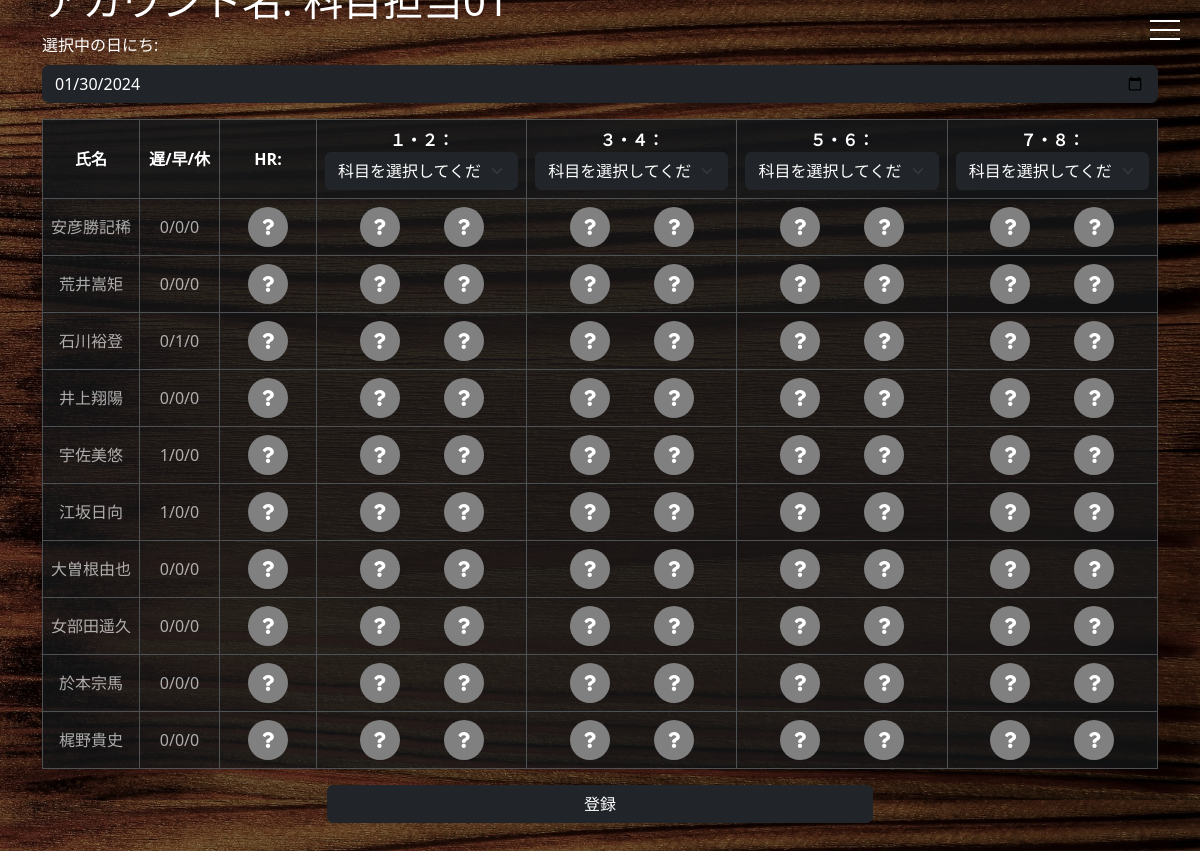
Page /atbook/attenddef/ (signed in) on the committed database.
### mylogin/models.py (models this page shows, shortened)
class User(AbstractBaseUser, PermissionsMixin):
    Subject = models.ManyToManyField(Subject, verbose_name=_('科目'), blank=True, related_name='related_Subject')
    uuid = models.UUIDField(default=uuid_lib.uuid4,
                            primary_key=True, editable=False)
    username_validator = UnicodeUsernameValidator()
    username = models.CharField(
        _('username'),
        max_length=150,
        unique=True,
        help_text=_(
            'Required. 150 characters or fewer. Letters, digits and @/./+/-/_ only.'),
        validators=[username_validator],
        error_messages={
            'unique': _("A user with that username already exists."),
        },
    )
    full_name = models.CharField(_('氏名'), max_length=150, blank=True)
    email = models.EmailField(_('email address'), blank=True)
    departments = models.ManyToManyField(
        Department,
        verbose_name=_('所属'),
        blank=True,
        help_text=_('Specific Departments for this user.'),
        related_name="user_set",
        related_query_name="user",
    )
    is_staff = models.BooleanField(
        _('staff status'),
        default=False,
        help_text=_(
            'Designates whether the user can log into this admin site.'),
    )
    is_active = models.BooleanField(
        _('active'),
        default=True,
        help_text=_(
            'Designates whether this user should be treated as active. '
            'Unselect this instead of deleting accounts.'
        ),
    )
    date_joined = models.DateTimeField(_('date joined'), default=timezone.now)
    objects = UserManager()
    EMAIL_FIELD = 'email'
    USERNAME_FIELD = 'username'
    REQUIRED_FIELDS = ['email', ]
    accidental_absence = models.IntegerField(null=True,blank=True,default=0)
    class_absence = models.IntegerField(null=True,blank=True,default=0)
    sick_absence = models.IntegerField(null=True,blank=True,default=0)
    leaving_early = models.IntegerField(null=True,blank=True,default=0)
    tardiness = models.IntegerField(null=True,blank=True,default=0)
    class Meta:
        verbose_name = _('user')
        verbose_name_plural = _('users')

### ATbook/views.py (the view, shortened to what this page needs)
# urls.py: path('attenddef/', Attend_def, name='Attenddef'),
@user_passes_test(lambda u: u.groups.filter(name__in=['HomeroomTeacher', 'SubjectTeacher']).exists(), login_url='')
def Attend_def(request):
    students = []
    many_date = []
    dict_attend = {}
    user = request.user
    success_message = request.session.get('message')
    request.session['message'] = None
    subjects = user.Subject.all()
    test1 = Subject.objects.get(pk=1)
    selected_subjects = test1.related_Subject.all()
    print(selected_subjects)
    teacher = user.full_name
    selected_subject = {}
    submit_teacher = {}
    selected_date = None
    dates = AttendanceInfo.objects.values_list('date', flat=True).distinct()
    many_date = [date.strftime("%Y-%m-%d") for date in dates]
    today_date = date.today().strftime("%Y-%m-%d")
    if today_date not in many_date:
        many_date.append(today_date)
    messeage = None
    selected_date = request.session.get("selected_date")
    if request.session.get("selected_date") == None:
        selected_date = today_date
    request.session["selected_date"] = today_date
    selected_department = 'CS'
    selected_department = Department.objects.get(name=selected_department)
    dict_attend = {}
    students = User.objects.filter(
        departments__name=selected_department, groups__name='Student').order_by('username')
    full_names = [student.full_name for student in students]
    time_hours = Hour.objects.all()
    time_hour_name = [time_hour.hour for time_hour in time_hours]
    if request.method == "POST" or request.method == 'GET':
        if request.method == "POST":
            success_message = None
        many_date = [date.strftime("%Y-%m-%d") for date in dates]
        today_date = date.today().strftime("%Y-%m-%d")
        if today_date not in many_date:
            many_date.append(today_date)
        selected_department = 'CS'
        selected_department = Department.objects.get(name=selected_department)
        dict_attend = {}
        if 'date-select' in request.POST or request.method == 'GET':
            if request.POST.get('date-select') == "" and request.method != 'GET':
                selected_subject = None
                students = None
            else:
                if request.method != 'GET':
                    selected_date = request.POST.get('date-select')
                attendance_info = AttendanceInfo.objects.filter(
                    date=selected_date, student__departments=selected_department).order_by('time')
                students = User.objects.filter(
                    departments__name=selected_department, groups__name='Student').order_by('username')
                time_data = Hour.objects.all()  # Hourモデルから時間データを取得
                user_subjects = user.Subject.all()
                uniqe_subject = []
                for data in user_subjects:
                    uniqe_subject.append(data.subject)
                print(uniqe_subject)
                for student in students:
                    if student.full_name not in dict_attend:
                        dict_attend[student.full_name] = {}
                        total_late = 0
                        total_leave = 0
                        total_absent = 0
                        total_present = 0
                    totals = Total.objects.filter(student=student)
                    dict_attend[student.full_name]["total"] = "0/0/0"
                    for total in totals:
                        total_late += total.late
                        total_leave += total.leave
                        total_absent += total.absent
                        total_present += total.present
                    dict_attend[student.full_name]["total"] = f"{total_late}/{total_leave}/{total_absent}"
                    for times in time_data:
                        if times.hour not in dict_attend[student.full_name]:
                            dict_attend[student.full_name][times.hour] = {
                                'first_half': [], 'latter_half': [], 'subject_flag':[]}
                print(dict_attend)
                print(selected_subject)
                print(subjects)
    menu_items = [
        {'name': '科目ごとの集計', 'url': reverse('ATbook:Teacherslist')},
        {'name': '出欠登録', 'url': reverse('ATbook:Attenddef')},
        {'name': 'ログアウト', 'url': reverse('loginapp:logout')},
    ]
    if user.is_staff:
        menu_items.insert(2, {'name': '管理者', 'url': reverse('admin:index')})
    if user.groups.filter(name='HomeroomTeacher').exists():
        menu_items.insert(1, {'name': '遅/早/休の集計', 'url': reverse('ATbook:Teacherslist2')})
    context = {
        'hour': time_hour_name,
        'dates': many_date,
        'attend': dict_attend,
        'students': full_names,
        'subjects': subjects,
        'teacher': teacher,
        'selected_subject': selected_subject,
        'selected_date': selected_date,
        'submit_teacher': submit_teacher,
        'menu_items': menu_items,
        'success_message': success_message,
    }
    return render(request, 'Attenddef.html', context)

### mylogin/models.py (called while the page is built)
    def __str__(self):
        return self.name

    def __str__(self):
        return self.subject

### ATbook/templates/Attenddef.html (shortened to what this page needs)
{% extends "base.html" %}
{% load django_bootstrap5 %}
{% load static %}
    {% block content %}
      <link rel="stylesheet"
            href="https://cdnjs.cloudflare.com/ajax/libs/font-awesome/5.15.3/css/all.min.css">
      <section class="intro">
        <div class="gradient-custom-2 h-100">
          <div class="mask d-flex align-items-center h-100">
            <div class="container">
              <div class="row justify-content-center">
                <div class="col-12">
                  <h1 style="color: white;">アカウント名: {{ teacher }}</h1>
                  <form method="POST" id="date-form">
                    <div class="mb-3">
                      <label for="date-select" class="form-label" style="color: white;">選択中の日にち:</label>
                      <input type="date"
                             class="form-control bg-dark text-white border-dark"
                             id="date-select"
                             name="date-select"
                             {% if selected_date %}value="{{ selected_date }}"{% endif %}>
                    </div>
                  </form>
                  <div class="table-responsive table-container">
                    <table id="student-table" class="table table-dark table-bordered mb-0">
                      <thead>
                        <tr>
                          <th scope="col">氏名</th>
                          <th scope="col">遅/早/休</th>
                          <th scope="col">HR:{{ submit_teacher.HR }}</th>
                          <th scope="col">
                            {% if selected_subject.First.selected_flag != False %}
                            １・２：{{ submit_teacher.First }}
                            <select class="form-select bg-dark text-white border-dark"
                                    id="subject-select-First"
                                    name="subject-select-First">
                              <option value="">科目を選択してください</option>
                            </select>
                            {% endif %}
                          </th>
                          <th scope="col">
                            {% if selected_subject.Second.selected_flag != False %}
                            ３・４：{{ submit_teacher.Second }}
                            <select class="form-select bg-dark text-white border-dark"
                                    id="subject-select-Second"
                                    name="subject-select-Second">
                              <option value="">科目を選択してください</option>
                            </select>
                            {% endif %}
                          </th>
                          <th scope="col">
                            {% if selected_subject.Third.selected_flag != False %}
                            ５・６：{{ submit_teacher.Third }}
                            <select class="form-select bg-dark text-white border-dark"
                                    id="subject-select-Third"
                                    name="subject-select-Third">
                              <option value="">科目を選択してください</option>
                            </select>
                            {% endif %}
                          </th>
                          <th scope="col">
                            {% if selected_subject.Forth.selected_flag != False %}
                            ７・８：{{ submit_teacher.Forth }}
                            <select class="form-select bg-dark text-white border-dark"
                                    id="subject-select-Forth"
                                    name="subject-select-Forth">
                              <option value="">科目を選択してください</option>
                            </select>
                            {% endif %}
                          </th>
                        </tr>
                      </thead>
                      <tbody>
                        {% for student_name, student_data in attend.items %}
                          <tr>
                            <td>{{ student_name }}</td>
                            {% for period, time_data in student_data.items %}
                            <td>
                              {% if period != "total" %}
                              {% if time_data.subject_flag != False %}
                                <div class="">
                                  <button class="button"
                                          id="button_{{ student_name }}_{{ period }}_first"
                                          name="button_{{ student_name }}_{{ period }}_first"
                                          data-state="3">
                                  </button>
                                  {% if period != "HR" %}
                                    <button class="button"
                                            id="button_{{ student_name }}_{{ period }}_latter"
                                            name="button_{{ student_name }}_{{ period }}_latter"
                                            data-state="3">
                                    </button>
                                  {% endif %}
                                </div>
                              {% endif %}
                              {% else %}
                                {{ time_data }}
                              {% endif %}
                            </td>
                            {% endfor %}
                          </tr>
                        {% endfor %}
                      </tbody>
                    </table>
                  </div>
                </div>
              </div>
              <form method="POST" id="attendance-form">
                <div class="row justify-content-center mt-3">
                  <div class="col-6">
                    <button type="submit"
                            id="submit-btn"
                            class="btn btn-primary w-100"
                            name="submit">登録</button>
                  </div>
                </div>
              </form>
            </div>
          </div>
        </div>
      </section>
    {% endblock %}

### ATbook/templates/base.html (style rules this page uses)
html, body, .intro { height: 100%; }
body, .gradient-custom-2 { background-image: linear-gradient(rgba(0,0,0,0.4),rgba(0,0,0,0.4)),url("/static/img/grain.jpeg"); background-size: cover; }
.table-container { width: 100%; overflow-x: auto; max-height: 650px; overflow-y: auto; }
.table-container table { color: #ffffff; width: 100%; }
.table-container thead th, .table-container tbody th { color: #ffffff; background-color: rgba(20,23,25,0.9); white-space: nowrap; overflow: hidden; text-overflow: ellipsis; min-width: 80px; max-width: 700px; text-align: center; vertical-align: middle; }
.table-container tbody td { font-weight: 500; color: rgba(255, 255, 255, 0.65); background-color: rgba(20,23,25,0.75); white-space: nowrap; overflow: hidden; text-overflow: ellipsis; min-width: 80px; max-width: 700px; text-align: center; vertical-align: middle; }
.table-container tbody td .button { flex: 1; margin: 0 20px; }
.btn-primary { background-color: #212529; border-color: #212529; color: white; }

### rows in the picture
User: attend "安彦勝記稀"
User: attend "荒井嵩矩"
User: attend "石川裕登"
User: attend "井上翔陽"
User: attend "宇佐美悠"
User: attend "江坂日向"
User: attend "大曽根由也"
User: attend "女部田遥久"
User: attend "於本宗馬"
User: attend "梶野貴史"

### other values in the picture
{{ time_data }} "0/0/0" "0/0/0" "0/1/0" "0/0/0" "1/0/0" "1/0/0" "0/0/0" "0/0/0" "0/0/0" "0/0/0"
